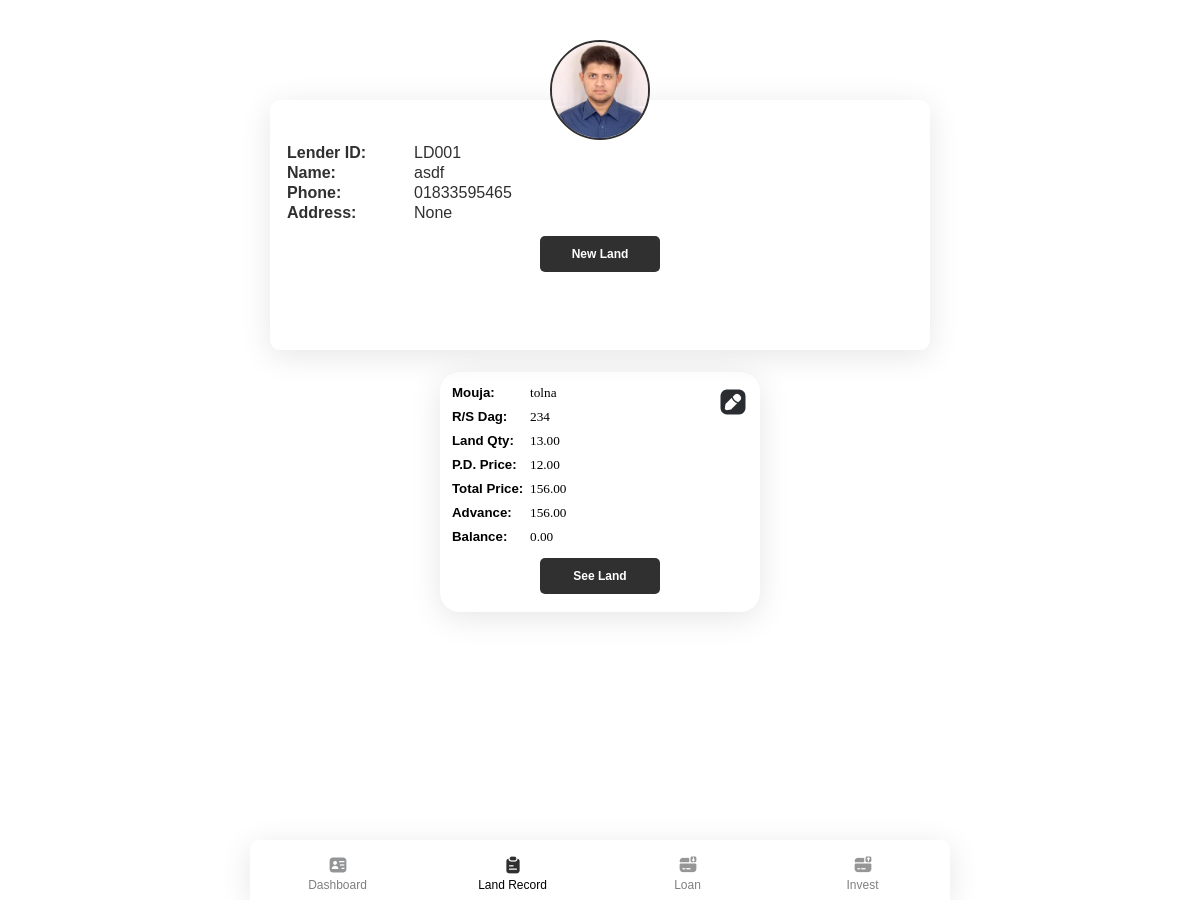
The page /landownerprofile/1 (signed in) on the database as committed earlier.
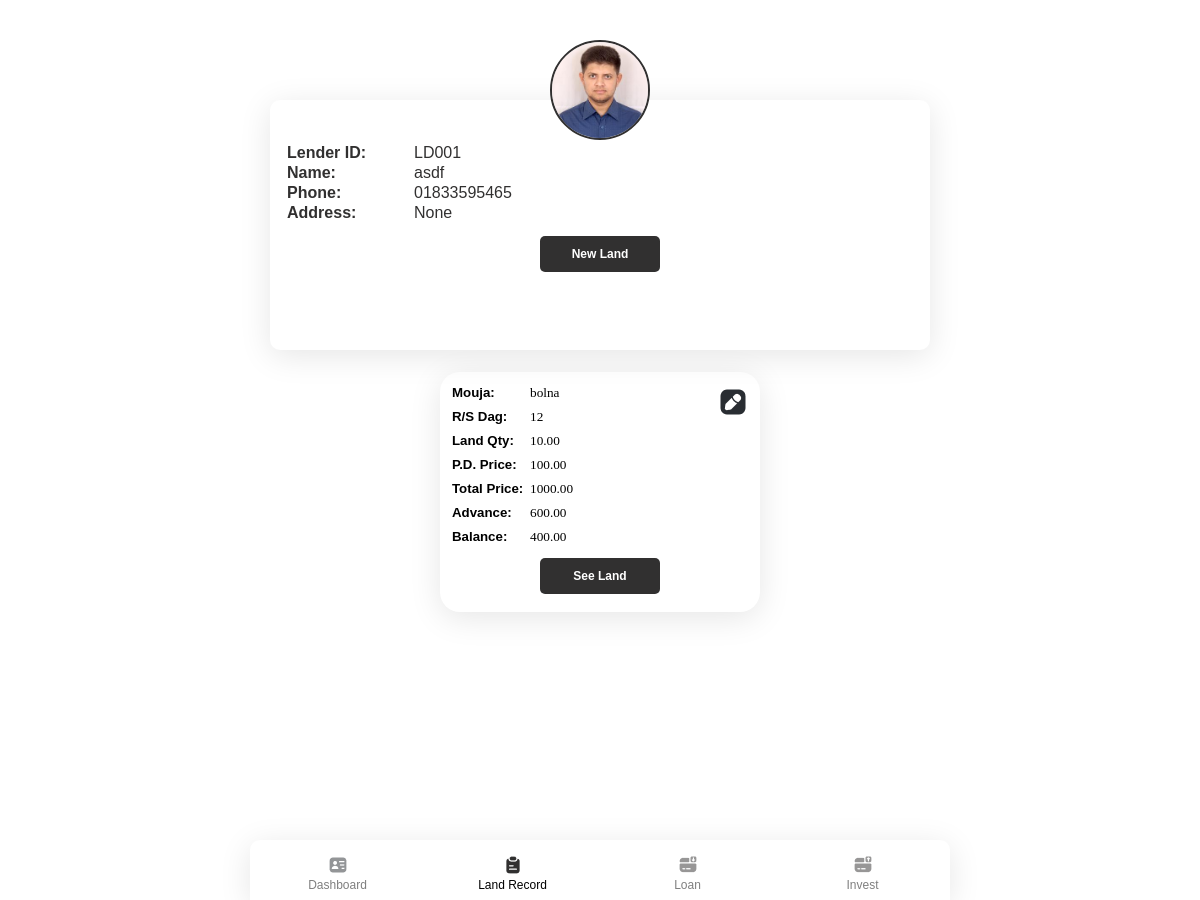
The same page on the database as committed later.
### app/models.py (models this page shows)
class Land(models.Model):
    landowner = models.ForeignKey(Landowner, on_delete=models.SET_NULL, blank=True, null=True)
    landQTY = models.FloatField(default=0, null=True, blank=True)
    rsdag = models.CharField(max_length=50)
    perDprice = models.FloatField(default=0, null=True, blank=True)
    mouja = models.CharField(max_length=50)
    def totalprice(self):
        return self.perDprice * self.landQTY

### app/views.py (the view)
# urls.py: path('landownerprofile/<int:id>', views.landownerprofile, name='landownerprofile'),
@login_required(login_url='login')
def landownerprofile(request, id):
    if request.method == 'POST' and request.FILES['img']:
        i = request.FILES['img']
        profile = Landowner.objects.get(id=id)
        profile.img = i
        profile.save()
        return redirect("landownerprofile", id)
    else:
        profile = Landowner.objects.get(id=id)
        lands = Land.objects.filter(landowner=profile)
        landdetails = {}
        for land in lands:
            advance = Advance.objects.filter(land=land)
            total = sum([a.advance for a in advance])
            balacnce = land.totalprice() - total
            landdetails[land] = total, balacnce
        return render(request, "app/landownerprofile.html",{
            "profile": profile,
            "landdetails": landdetails,
        })

### app/models.py (called while the page is built)
    def __str__(self):
        return "LD00" + str(self.id)

### app/templates/app/landownerprofile.html (shortened to what this page needs)
{% extends "app/layout.html" %}
{% load static %}
{% block body %}
<header class="profile" style="text-align: center; height: 250px;">
  <div class="image-upload">
    <label onclick="imagePreview(imgbtn)" id="imgbtn">
        <img src="{{ profile.img.url }}" />
    </label>
  </div>
  <div class="info" style="height: 310px;">
    <div class="profileinfo">
        <table>
          <tr><td class="column_left">Lender ID: </td><td class="column_right" >{{ profile }}</td></tr>
          <tr><td class="column_left">Name: </td><td class="column_right">{{ profile.Landownername }}</td></tr>
          <tr><td class="column_left">Phone: </td><td class="column_right">{{ profile.phone }}</td></tr>
          <tr><td class="column_left">Address: </td><td class="column_right">{{ profile.address }}</td></tr>
        </table>
    </div>
    <div class="buttondiv">
      <button class="samebuttons" type="button" onclick="ModalFunc(loanbtn)" id="loanbtn">New Land</button>
    </div>
  </div>
</header>
<div class="list-cards">
  {% for landdetail, advance in landdetails.items %}
    <div class="card list" style="height: 240px;">
        <h5>Mouja: <span class="lightword">{{ landdetail.mouja }}</span></h5>
        <h5>R/S Dag: <span class="lightword">{{ landdetail.rsdag }}</span></h5>
        <h5>Land Qty: <span class="lightword">{{ landdetail.landQTY|floatformat:2 }}</span></h5>
        <h5>P.D. Price: <span class="lightword">{{ landdetail.perDprice|floatformat:2 }}</span></h5>
        <h5>Total Price: <span class="lightword">{{ landdetail.totalprice|floatformat:2 }}</span></h5>
        <h5>Advance: <span class="lightword">{{ advance.0|floatformat:2 }}</span></h5>
        <h5>Balance: <span class="lightword">{{ advance.1|floatformat:2 }}</span></h5>
        <div class="buttondiv">
            <a href="{% url 'advancepage' profile.id landdetail.id %}"><button class="samebuttons">See Land</button></a>
        </div>
        <a href="{% url 'edit' landdetail.id 'landedit' landdetail.landowner %}"><img src="{% static 'app/img/icon/edit.png' %}" alt=""></a>
    </div>
  {% endfor %}
</div>
{% endblock %}

Rows that differ between the two databases and show on the page:
removed Land: mouja "tolna", rsdag "234", landQTY "13.00", perDprice "12.00", totalprice "156.00", advance "156.00", advance "0.00"
added Land: mouja "bolna", rsdag "12", landQTY "10.00", perDprice "100.00", totalprice "1000.00", advance "600.00", advance "400.00"
